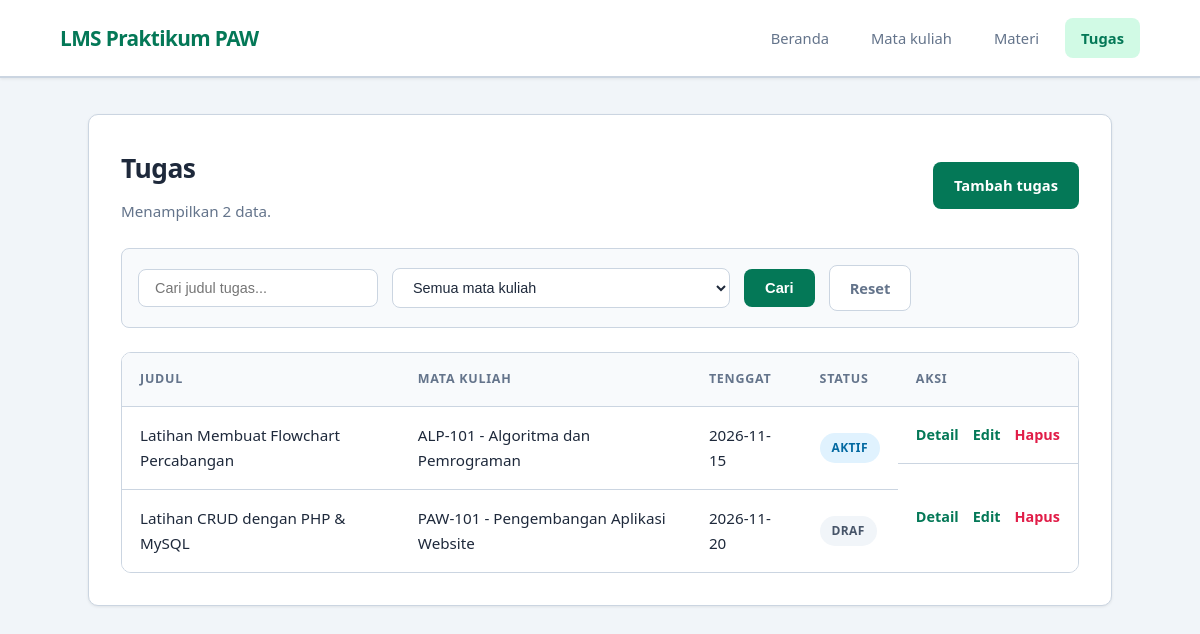
/tugas.php, run on the app's committed database.
### tables this page shows
CREATE TABLE mata_kuliah(  
    id INT UNSIGNED AUTO_INCREMENT PRIMARY KEY,  
    kode VARCHAR(20) NOT NULL UNIQUE,  
    nama VARCHAR(100) NOT NULL,  
    dosen VARCHAR(100) NOT NULL,  
    semester TINYINT UNSIGNED NOT NULL );

CREATE TABLE tugas (  
    id INT UNSIGNED AUTO_INCREMENT PRIMARY KEY,
    mata_kuliah_id INT UNSIGNED NOT NULL,
    judul VARCHAR(150) NOT NULL,
    instruksi TEXT NOT NULL,
    tenggat DATE NOT NULL,  
    status VARCHAR(20) NOT NULL,  
    FOREIGN KEY(mata_kuliah_id)    
    REFERENCES mata_kuliah(id) ON DELETE RESTRICT );

### koneksi.php (called while the page is built, shortened)
<?php
function e($data) {
    return htmlspecialchars($data ?? '', ENT_QUOTES, 'UTF-8');
}
?>

### tugas.php (the view, shortened to what this page needs)
<?php
require 'koneksi.php';
$aksi = $_GET['aksi'] ?? 'daftar';
$errors = [];
$statusDiizinkan = ['Draf', 'Aktif', 'Selesai'];
$form = [
    'mata_kuliah_id' => $_GET['mk_id'] ?? '',
    'judul'          => '',
    'instruksi'      => '',
    'tenggat'        => '',
    'status'         => 'Draf'
];
$stmtMk = $conn->prepare('SELECT id, kode, nama FROM mata_kuliah ORDER BY kode ASC');
$stmtMk->execute();
$resMk = $stmtMk->get_result();
$opsiMataKuliah = [];
while ($barisMk = $resMk->fetch_assoc()) {
    $opsiMataKuliah[$barisMk['id']] = $barisMk;
}
?>
<!DOCTYPE html>
<html lang="id">
<head>
    <link rel="stylesheet" href="style.css">
</head>
<body>
    <nav class="navbar">
        <div class="navbar-container">
            <a href="index.php" class="brand">LMS Praktikum PAW</a>
            <div class="nav-links">
                <a href="index.php">Beranda</a>
                <a href="mata_kuliah.php">Mata kuliah</a>
                <a href="materi.php">Materi</a>
                <a href="tugas.php" class="active">Tugas</a>
            </div>
        </div>
    </nav>
    <main class="container">
        <?php
        if ($aksi === 'tambah' || $aksi === 'edit'):
            $idEdit = null;
            if ($aksi === 'edit') {
                $idEdit = validasiId($_GET['id'] ?? null);
                if ($idEdit === null) {
                    echo '<div class="alert alert-error">ID tugas tidak valid.</div>';
                    echo '<a href="tugas.php" class="btn btn-secondary">Kembali</a>';
                    echo '</main></body></html>';
                    exit;
                }
                if ($_SERVER['REQUEST_METHOD'] !== 'POST') {
                    $stmt = $conn->prepare('SELECT mata_kuliah_id, judul, instruksi, tenggat, status FROM tugas WHERE id = ?');
                    $stmt->bind_param('i', $idEdit);
                    $stmt->execute();
                    $row = $stmt->get_result()->fetch_assoc();
                    if (!$row) {
                        echo '<div class="alert alert-error">Data tugas tidak ditemukan.</div>';
                        echo '<a href="tugas.php" class="btn btn-secondary">Kembali</a>';
                        echo '</main></body></html>';
                        exit;
                    }
                    $form = $row;
                }
            }
        ?>
            <div class="card">
                <h1><?= $aksi === 'tambah' ? 'Tambah Tugas' : 'Edit Tugas' ?></h1>
                <p class="subtitle">Kelola instruksi tugas, tenggat waktu, dan status pengerjaan.</p>
                <form method="post" action="tugas.php<?= $aksi === 'edit' ? '?aksi=edit&id=' . e($idEdit) : '?aksi=tambah' ?>" novalidate>
                    <input type="hidden" name="csrf_token" value="<?= e($_SESSION['csrf_token']) ?>">
                    <input type="hidden" name="aksi_post" value="<?= e($aksi) ?>">
                    <?php if ($aksi === 'edit'): ?>
                        <input type="hidden" name="id" value="<?= e($idEdit) ?>">
                    <?php endif; ?>
                    <div class="form-group">
                        <label for="mata_kuliah_id">Mata kuliah</label>
                        <select id="mata_kuliah_id" name="mata_kuliah_id" class="form-control <?= isset($errors['mata_kuliah_id']) ? 'is-invalid' : '' ?>" required>
                            <option value="">Pilih Mata kuliah</option>
                            <?php foreach ($opsiMataKuliah as $idMk => $mk): ?>
                                <option value="<?= e($idMk) ?>" <?= (string)$form['mata_kuliah_id'] === (string)$idMk ? 'selected' : '' ?>>
                                    <?= e($mk['kode']) ?> - <?= e($mk['nama']) ?>
                                </option>
                            <?php endforeach; ?>
                        </select>
                        <?php if (isset($errors['mata_kuliah_id'])): ?>
                            <div class="field-error"><?= e($errors['mata_kuliah_id']) ?></div>
                        <?php endif; ?>
                    </div>
                    <div class="form-group">
                        <label for="judul">Judul tugas</label>
                        <input type="text" id="judul" name="judul" class="form-control <?= isset($errors['judul']) ? 'is-invalid' : '' ?>" value="<?= e($form['judul']) ?>" required>
                        <?php if (isset($errors['judul'])): ?>
                            <div class="field-error"><?= e($errors['judul']) ?></div>
                        <?php endif; ?>
                    </div>
                    <div class="form-group">
                        <label for="instruksi">Instruksi tugas</label>
                        <textarea id="instruksi" name="instruksi" class="form-control <?= isset($errors['instruksi']) ? 'is-invalid' : '' ?>" required><?= e($form['instruksi']) ?></textarea>
                        <?php if (isset($errors['instruksi'])): ?>
                            <div class="field-error"><?= e($errors['instruksi']) ?></div>
                        <?php endif; ?>
                    </div>
                    <div class="form-group">
                        <label for="tenggat">Tenggat</label>
                        <input type="date" id="tenggat" name="tenggat" class="form-control <?= isset($errors['tenggat']) ? 'is-invalid' : '' ?>" value="<?= e($form['tenggat']) ?>" required>
                        <?php if (isset($errors['tenggat'])): ?>
                            <div class="field-error"><?= e($errors['tenggat']) ?></div>
                        <?php endif; ?>
                    </div>
                    <div class="form-group">
                        <label for="status">Status</label>
                        <select id="status" name="status" class="form-control <?= isset($errors['status']) ? 'is-invalid' : '' ?>" required>
                            <?php foreach ($statusDiizinkan as $st): ?>
                                <option value="<?= e($st) ?>" <?= $form['status'] === $st ? 'selected' : '' ?>>
                                    <?= e($st) ?>
                                </option>
                            <?php endforeach; ?>
                        </select>
                        <?php if (isset($errors['status'])): ?>
                            <div class="field-error"><?= e($errors['status']) ?></div>
                        <?php endif; ?>
                    </div>
                    <div class="form-actions">
                        <button type="submit" class="btn btn-primary">Simpan data</button>
                        <a href="tugas.php" class="btn btn-secondary">Batal</a>
                    </div>
                </form>
            </div>
        <?php
        else:
            $q    = trim($_GET['q'] ?? '');
            $sql = 'SELECT t.id, t.judul, t.tenggat, t.status, mk.kode, mk.nama AS nama_mk FROM tugas t JOIN mata_kuliah mk ON t.mata_kuliah_id = mk.id WHERE 1=1';
            $sql .= ' ORDER BY t.tenggat ASC, t.id DESC';
            $stmt = $conn->prepare($sql);
            $stmt->execute();
            $hasil = $stmt->get_result();
        ?>
            <div class="card">
                <div class="page-header">
                    <div>
                        <h1>Tugas</h1>
                        <p class="subtitle" style="margin-bottom:0;">Menampilkan <?= e($hasil->num_rows) ?> data.</p>
                    </div>
                    <a href="tugas.php?aksi=tambah" class="btn btn-primary">Tambah tugas</a>
                </div>
                <form method="get" action="tugas.php" class="filter-bar">
                    <input type="text" name="q" value="<?= e($q) ?>" placeholder="Cari judul tugas...">
                    <select name="mata_kuliah_id">
                        <option value="">Semua mata kuliah</option>
                    </select>
                    <button type="submit" class="btn btn-primary">Cari</button>
                    <a href="tugas.php" class="btn btn-secondary">Reset</a>
                </form>
                <?php if ($hasil->num_rows > 0): ?>
                    <div class="table-wrapper">
                        <table>
                            <thead>
                                <tr>
                                    <th>Judul</th>
                                    <th>Mata kuliah</th>
                                    <th>Tenggat</th>
                                    <th>Status</th>
                                    <th>Aksi</th>
                                </tr>
                            </thead>
                            <tbody>
                                <?php while ($row = $hasil->fetch_assoc()): ?>
                                    <tr>
                                        <td><?= e($row['judul']) ?></td>
                                        <td><?= e($row['kode']) ?> - <?= e($row['nama_mk']) ?></td>
                                        <td><?= e($row['tenggat']) ?></td>
                                        <td>
                                            <span class="badge badge-<?= e(strtolower($row['status'])) ?>">
                                                <?= e($row['status']) ?>
                                            </span>
                                        </td>
                                        <td class="actions">
                                            <a href="tugas.php?aksi=detail&id=<?= e($row['id']) ?>">Detail</a>
                                            <a href="tugas.php?aksi=edit&id=<?= e($row['id']) ?>">Edit</a>
                                            <a href="tugas.php?aksi=hapus&id=<?= e($row['id']) ?>" class="delete-link">Hapus</a>
                                        </td>
                                    </tr>
                                <?php endwhile; ?>
                            </tbody>
                        </table>
                    </div>
                <?php else: ?>
                    <p style="padding: 16px 0; color: #4b5563;">Data tidak ditemukan.</p>
                <?php endif; ?>
            </div>
        <?php endif; ?>
    </main>
</body>
</html>

### style.css (style rules this page uses)
:root { --primary-color: #047857; --primary-hover: #065f46; --secondary-color: #64748b; --bg-main: #f1f5f9; --card-bg: #ffffff; --text-primary: #1e293b; --text-secondary: #64748b; --border-color: #cbd5e1; --danger-color: #e11d48; --danger-hover: #be123c; --shadow-sm: 0 1px 3px 0 rgb(0 0 0 / 0.08); --shadow-md: 0 10px 15px -3px rgb(0 0 0 / 0.08), 0 4px 6px -4px rgb(0 0 0 / 0.08); --radius: 10px; }
* { box-sizing: border-box; margin: 0; padding: 0; }
body { font-family: system-ui, -apple-system, BlinkMacSystemFont, "Segoe UI", Roboto, sans-serif; background-color: var(--bg-main); color: var(--text-primary); line-height: 1.65; -webkit-font-smoothing: antialiased; }
.navbar { background-color: #ffffff; border-bottom: 2px solid var(--border-color); padding: 18px 28px; margin-bottom: 36px; box-shadow: var(--shadow-sm); }
.navbar-container { max-width: 1080px; margin: 0 auto; display: flex; justify-content: space-between; align-items: center; flex-wrap: wrap; gap: 16px; }
.brand { font-weight: 800; font-size: 1.3rem; color: var(--primary-color); text-decoration: none; letter-spacing: -0.03em; }
.nav-links { display: flex; gap: 10px; }
.nav-links a { text-decoration: none; color: var(--text-secondary); font-weight: 500; font-size: 0.92rem; padding: 8px 16px; border-radius: 8px; transition: all 0.25s ease; }
.nav-links a.active { background-color: #d1fae5; color: var(--primary-color); font-weight: 700; }
.container { max-width: 1080px; margin: 0 auto; padding: 0 28px 56px; }
.card { background: var(--card-bg); border: 1px solid var(--border-color); border-radius: var(--radius); padding: 32px; margin-bottom: 28px; box-shadow: var(--shadow-sm); }
h1 { font-size: 1.65rem; font-weight: 800; margin-bottom: 8px; color: var(--text-primary); letter-spacing: -0.02em; }
.subtitle { color: var(--text-secondary); font-size: 0.95rem; margin-bottom: 28px; }
.page-header { display: flex; justify-content: space-between; align-items: center; margin-bottom: 24px; flex-wrap: wrap; gap: 16px; }
.filter-bar { display: flex; gap: 14px; flex-wrap: wrap; margin-bottom: 24px; align-items: center; background-color: #f8fafc; padding: 16px; border-radius: 8px; border: 1px solid var(--border-color); }
.filter-bar input[type="text"], .filter-bar select { padding: 10px 16px; border: 1px solid var(--border-color); border-radius: 8px; font-size: 0.9rem; background-color: #ffffff; min-width: 240px; color: var(--text-primary); }
.table-wrapper { overflow-x: auto; border: 1px solid var(--border-color); border-radius: var(--radius); }
table { width: 100%; border-collapse: collapse; background-color: #ffffff; }
th, td { text-align: left; padding: 16px 18px; border-bottom: 1px solid var(--border-color); vertical-align: middle; font-size: 0.95rem; }
th { background-color: #f8fafc; font-weight: 700; color: var(--text-secondary); text-transform: uppercase; font-size: 0.78rem; letter-spacing: 0.06em; }
tr:last-child td { border-bottom: none; }
.actions { display: flex; gap: 14px; white-space: nowrap; }
.actions a { color: var(--primary-color); text-decoration: none; font-size: 0.9rem; font-weight: 700; }
.actions a.delete-link { color: var(--danger-color); }
.btn { display: inline-flex; align-items: center; justify-content: center; padding: 10px 20px; border-radius: 8px; font-size: 0.92rem; font-weight: 700; text-decoration: none; cursor: pointer; border: 1px solid transparent; transition: all 0.2s ease; }
.btn-primary { background-color: var(--primary-color); color: #ffffff; }
.btn-secondary { background-color: #ffffff; color: var(--secondary-color); border-color: var(--border-color); }
.badge { display: inline-block; padding: 5px 12px; border-radius: 9999px; font-size: 0.75rem; font-weight: 700; text-transform: uppercase; letter-spacing: 0.03em; }
.badge-draf { background: #f1f5f9; color: #475569; }
.badge-aktif { background: #e0f2fe; color: #0369a1; }

### data on the page
mata_kuliah: id "2"
tugas: judul "Latihan Membuat Flowchart Percabangan", mata_kuliah.kode "ALP-101", mata_kuliah.nama "Algoritma dan Pemrograman", tenggat "2026-11-15", status "AKTIF"
tugas: judul "Latihan CRUD dengan PHP & MySQL", mata_kuliah.kode "PAW-101", mata_kuliah.nama "Pengembangan Aplikasi Website", tenggat "2026-11-20", status "DRAF"
